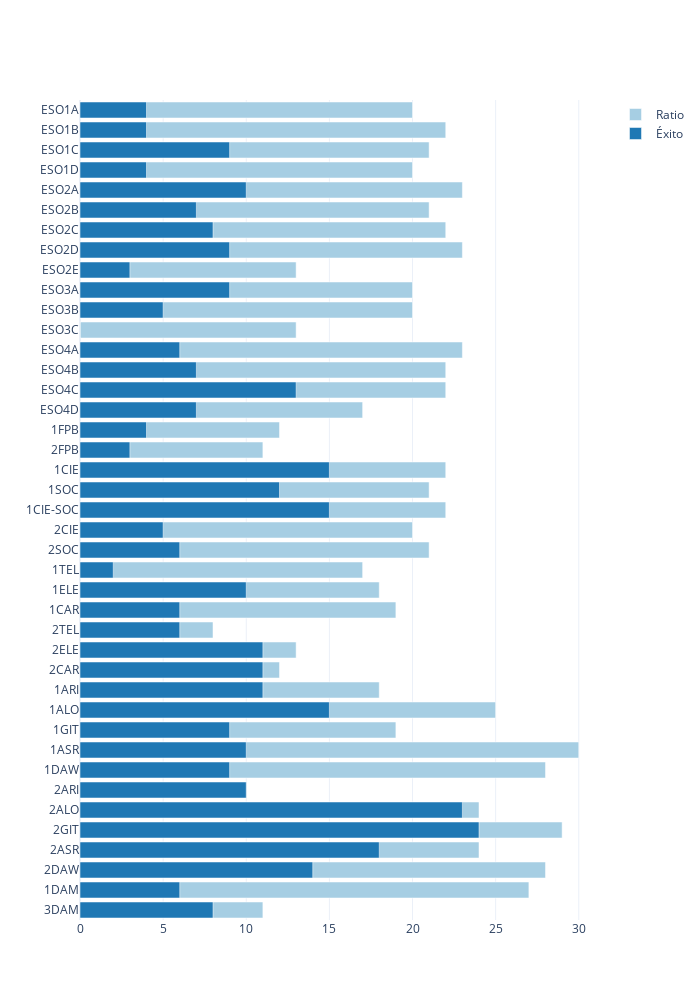

Notebook code for this chart:
### Markdown cell above
## ÉXITO EN VALORES ABSOLUTOS

### Code cell
myplotly.hbar((dfc['ratio'], dfc['éxito_abs']), dfc.index, trace_names=('Ratio', 'Éxito'))

### Figure 1 — Plotly figure (JSON) as saved in the notebook; plotly's stock layout.template omitted (floating-point values rounded to 4 significant figures)
{"data": [{"marker": {"color": "rgb(166,206,227)"}, "name": "Ratio", "orientation": "h", "type": "bar", "x": [20, 22, 21, 20, 23, 21, 22, 23, 13, 20, 20, 13, 23, 22, 22, 17, 12, 11, 22, 21, 22, 20, 21, 17, 18, 19, 8, 13, 12, 18, 25, 19, 30, 28, 10, 24, 29, 24, 28, 27, 11], "y": ["ESO1A", "ESO1B", "ESO1C", "ESO1D", "ESO2A", "ESO2B", "ESO2C", "ESO2D", "ESO2E", "ESO3A", "ESO3B", "ESO3C", "ESO4A", "ESO4B", "ESO4C", "ESO4D", "1FPB", "2FPB", "1CIE", "1SOC", "1CIE-SOC", "2CIE", "2SOC", "1TEL", "1ELE", "1CAR", "2TEL", "2ELE", "2CAR", "1ARI", "1ALO", "1GIT", "1ASR", "1DAW", "2ARI", "2ALO", "2GIT", "2ASR", "2DAW", "1DAM", "3DAM"]}, {"marker": {"color": "rgb(31,120,180)"}, "name": "Éxito", "orientation": "h", "type": "bar", "x": [4, 4, 9, 4, 10, 7, 8, 9, 3, 9, 5, 0, 6, 7, 13, 7, 4, 3, 15, 12, 15, 5, 6, 2, 10, 6, 6, 11, 11, 11, 15, 9, 10, 9, 10, 23, 24, 18, 14, 6, 8], "y": ["ESO1A", "ESO1B", "ESO1C", "ESO1D", "ESO2A", "ESO2B", "ESO2C", "ESO2D", "ESO2E", "ESO3A", "ESO3B", "ESO3C", "ESO4A", "ESO4B", "ESO4C", "ESO4D", "1FPB", "2FPB", "1CIE", "1SOC", "1CIE-SOC", "2CIE", "2SOC", "1TEL", "1ELE", "1CAR", "2TEL", "2ELE", "2CAR", "1ARI", "1ALO", "1GIT", "1ASR", "1DAW", "2ARI", "2ALO", "2GIT", "2ASR", "2DAW", "1DAM", "3DAM"]}], "layout": {"barmode": "overlay", "height": 1000, "title": {"text": ""}, "width": 700, "yaxis": {"autorange": "reversed", "type": "category"}}}
